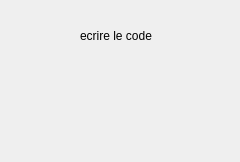
<?xml version="1.0" encoding="UTF-8"?>
<ui version="4.0">
 <class>pop_up</class>
 <widget class="QDialog" name="pop_up">
  <property name="geometry">
   <rect>
    <x>0</x>
    <y>0</y>
    <width>240</width>
    <height>162</height>
   </rect>
  </property>
  <property name="windowTitle">
   <string>Dialog</string>
  </property>
  <widget class="QLabel" name="label">
   <property name="geometry">
    <rect>
     <x>80</x>
     <y>20</y>
     <width>81</width>
     <height>31</height>
    </rect>
   </property>
   <property name="text">
    <string>ecrire le code</string>
   </property>
  </widget>
 </widget>
 <resources/>
 <connections/>
</ui>
